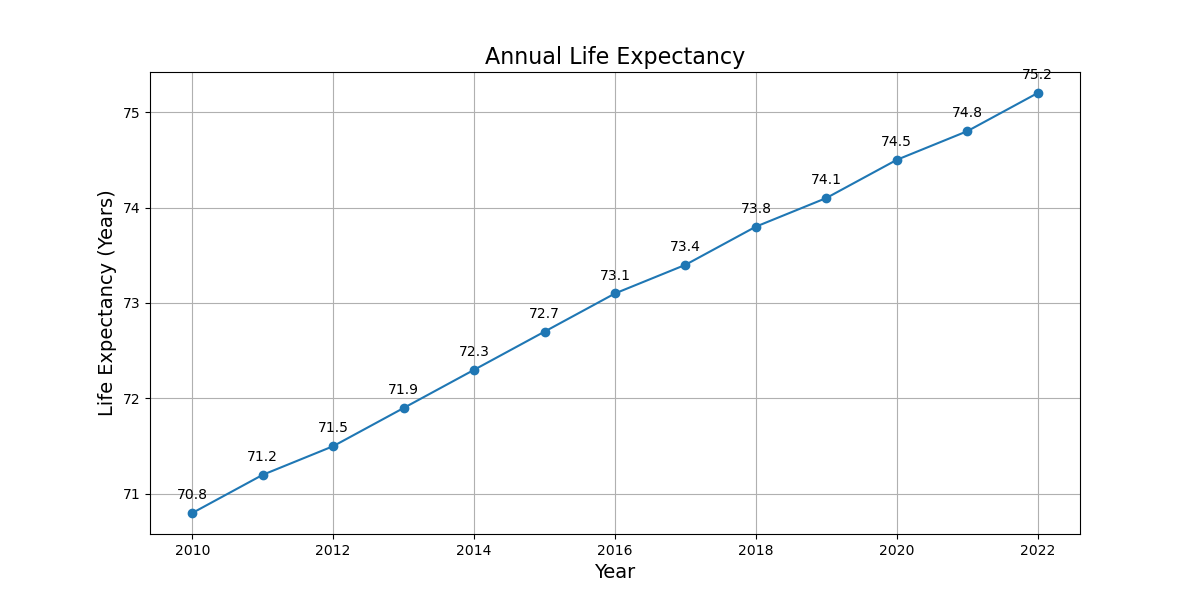

Write the Python code that produced this figure.

import matplotlib.pyplot as plt

# Data points
years = [2010, 2011, 2012, 2013, 2014, 2015, 2016, 2017, 2018, 2019, 2020, 2021, 2022]
life_expectancy = [70.8, 71.2, 71.5, 71.9, 72.3, 72.7, 73.1, 73.4, 73.8, 74.1, 74.5, 74.8, 75.2]

# Create figure and plot
fig, ax = plt.subplots(figsize=(12, 6))  # Change width and height of the chart

# Change the color scheme using specific hex codes
ax.plot(years, life_expectancy, color='#1f77b4', marker='o')  # Example color code and marker for each point

# Set the title and labels
ax.set_title('Annual Life Expectancy', fontsize=16)  # Change the topic and headline of the chart
ax.set_xlabel('Year', fontsize=14)
ax.set_ylabel('Life Expectancy (Years)', fontsize=14)

# Adding annotations/labels
for (year, le) in zip(years, life_expectancy):
    ax.annotate(f'{le}', xy=(year, le), textcoords="offset points", xytext=(0,10), ha='center')

plt.grid(True)  # Adding grid
plt.show()
